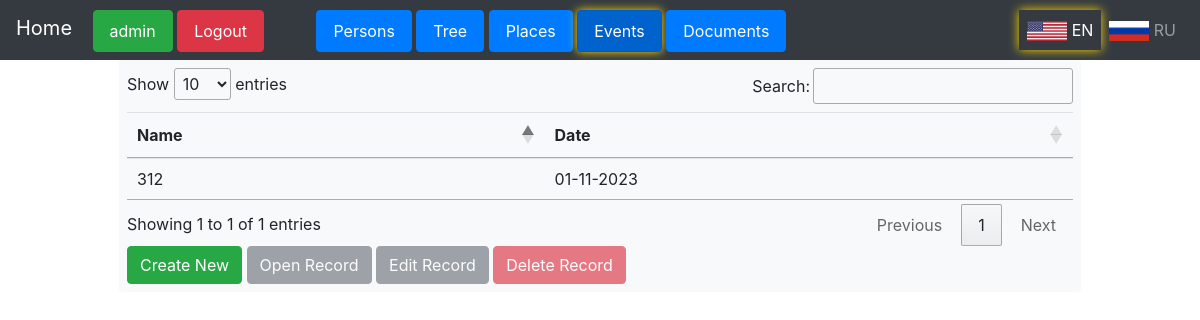
The page /events/user/admin/events (signed in) on the database as committed earlier.
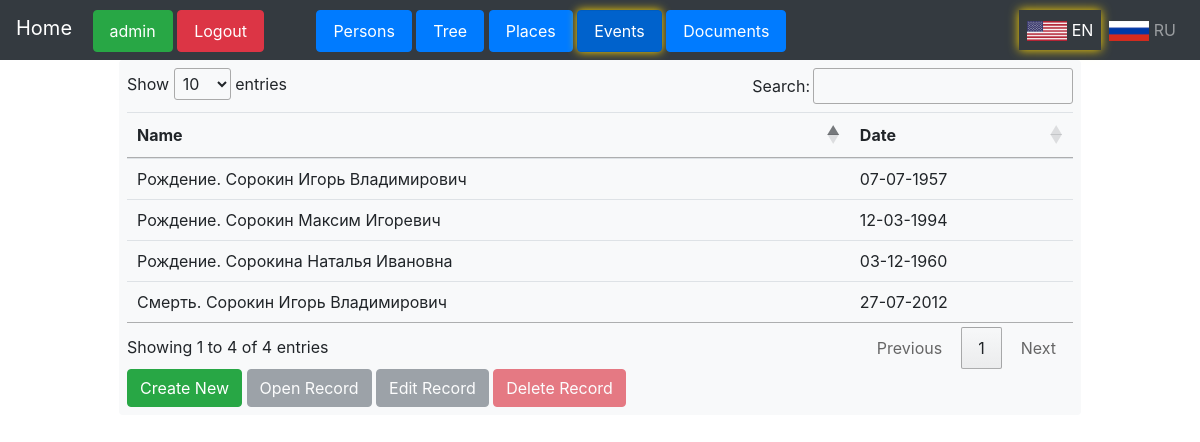
The same page on the database as committed later.
### treeflaskapp/models.py (models this page shows)
class Event(db.Model):
    id = db.Column(db.Integer, primary_key=True)
    user_id = db.Column(db.Integer, db.ForeignKey('user.id'), nullable=False)
    name = db.Column(db.String(100))
    date = db.Column(db.Date)
    place_id = db.Column(db.Integer, db.ForeignKey('place.id'))

### treeflaskapp/blueprint_events.py (the view)
@events.route('/user/<username>/events')
def events_view(username):
    if username == current_user.username:
        events = Event.query.filter_by(user_id=current_user.id).all()
        form = EventForm(user_language=g.user_language)  # create an instance of your form
        return render_template('events.html', events=events, form=form)
    else:
        return "Unauthorized", 403

### treeflaskapp/forms.py
class EventForm(FlaskForm):
    id = HiddenField()
    name = StringField(validators=[DataRequired()])
    date = DateField(format='%Y-%m-%d')
    submit = SubmitField()
    def __init__(self, user_language='en', *args, **kwargs):
        super().__init__(*args, **kwargs)
        self.user_language = user_language
        self.name.label.text = self.translate('Name')
        self.date.label.text = self.translate('Date')
        self.submit.label.text = self.translate('Submit')
    def translate(self, text):
        translations = {
            'en': {'Name': 'Name', 'Date': 'Date', 'Submit': 'Submit', 'This field is required.': 'This field is required.'},
            'ru': {'Name': 'Имя', 'Date': 'Дата', 'Submit': 'Отправить', 'This field is required.': 'Это поле обязательно для заполнения.'}
        }
        return translations.get(self.user_language, {}).get(text, text)

### treeflaskapp/__init__.py (called while the page is built)
@app.before_request
def before_request():
    g.user_language = session.get('user_language')
    if g.user_language not in ['en', 'ru']:
        g.user_language = 'en'  # default to English if no valid language is set in session

### treeflaskapp/routes.py (called while the page is built)
@login_manager.user_loader
def load_user(user_id):
    return User.query.get(int(user_id))

@app.before_request
def before_request():
    g.user_language = session.get('user_language', 'en')

### treeflaskapp/templates/events.html (shortened to what this page needs)
{% extends "user_panel.html" %}
{% block content %}
<div class="container">
    <div class="form-container bg-light p-2 rounded">
        {% if events %}
        <table id="myTable" class="table">
            <thead>
                <tr>
                    <th>{{ form.name.label.text }}</th>
                    <th>{{ form.date.label.text }}</th>
                </tr>
            </thead>
            <tbody>
                {% for event in events %}
                <tr data-id="{{ event.id }}">
                    <td>{{ event.name }}</td>
                    <td>{{ event.date.strftime('%d-%m-%Y') if event.date is not none else '' }}</td>
                </tr>
                {% endfor %}
            </tbody>
        </table>
        <button id="createBtn" class="btn btn-success" onclick="window.location.href='{{ url_for('events.create_event', username=session['username']) }}'">
            {{ 'Create New' if g.user_language == 'en' else 'Создать новую' }}
        </button>
        <button id="openBtn" class="btn btn-secondary" disabled onclick="editEvent()">{% if g.user_language == 'en' %}Open Record{% elif g.user_language == 'ru' %}Открыть запись{% endif %}</button>
        <button id="editBtn" class="btn btn-secondary" disabled onclick="editEvent()">{% if g.user_language == 'en' %}Edit Record{% elif g.user_language == 'ru' %}Редактировать запись{% endif %}</button>
        <button id="deleteBtn" class="btn btn-danger" disabled onclick="deleteEvent()">{% if g.user_language == 'en' %}Delete Record{% elif g.user_language == 'ru' %}Удалить запись{% endif %}</button>
    {% endif %}
    </div>
</div>
<link rel="stylesheet" type="text/css" href="https://cdn.datatables.net/1.10.25/css/jquery.dataTables.min.css">
{% endblock %}

### treeflaskapp/templates/user_panel.html (shortened to what this page needs)
<!DOCTYPE html>
<html>
<head>
    <link rel="stylesheet" href="https://stackpath.bootstrapcdn.com/bootstrap/4.3.1/css/bootstrap.min.css">
</head>
<body>
<nav class="navbar navbar-expand-lg navbar-dark bg-dark d-flex justify-content-between">
  <div>
    <a class="navbar-brand" href="{{ url_for('index') }}">
      {% if g.user_language == 'ru' %}
        Главная
      {% else %}
        Home
      {% endif %}
    </a>
    {% if session['username'] %}
      <a class="btn btn-success nav-link d-inline-block" href="{{ url_for('user_profile', username=session['username']) }}">{{ session['username'] }}</a>
      <a class="btn btn-danger nav-link d-inline-block mr-5" href="{{ url_for('logout') }}">
        {% if g.user_language == 'ru' %}
          Выйти
        {% else %}
          Logout
        {% endif %}
      </a>
      <a class="btn btn-primary nav-link d-inline-block {{ 'active' if request.path == url_for('persons.persons_view', username=session['username']) }}" href="{{ url_for('persons.persons_view', username=session['username']) }}">
        {% if g.user_language == 'ru' %}
          Персоны
        {% else %}
          Persons
        {% endif %}
      </a>
      <a class="btn btn-primary nav-link d-inline-block {{ 'active' if request.path == url_for('persons.persons_tree', username=session['username']) }}" href="{{ url_for('persons.persons_tree', username=session['username']) }}">
          {% if g.user_language == 'ru' %}
            Дерево
          {% else %}
            Tree
          {% endif %}
        </a>
      <a class="btn btn-primary nav-link d-inline-block {{ 'active' if request.path == url_for('places.places_view', username=session['username']) }}" href="{{ url_for('places.places_view', username=session['username']) }}">
        {% if g.user_language == 'ru' %}
          Места
        {% else %}
          Places
        {% endif %}
      </a>
      <a class="btn btn-primary nav-link d-inline-block {{ 'active' if request.path == url_for('events.events_view', username=session['username']) }}" href="{{ url_for('events.events_view', username=session['username']) }}">
        {% if g.user_language == 'ru' %}
          События
        {% else %}
          Events
        {% endif %}
      </a>
      <a class="btn btn-primary nav-link d-inline-block {{ 'active' if request.path == url_for('documents.documents_view', username=session['username']) }}" href="{{ url_for('documents.documents_view', username=session['username']) }}">
        {% if g.user_language == 'ru' %}
          Документы
        {% else %}
          Documents
        {% endif %}
      </a>
    </div>
  {% endif %}
  <div class="navbar-nav ml-auto d-flex flex-row">
    <a class="nav-link {{ 'active' if g.user_language == 'en' }}" href="{{ url_for('set_language', language='en') }}">
      <img src="{{ url_for('static', filename='images/us_flag.png') }}" alt="EN" style="height:20px;">
      EN
    </a>
    <a class="nav-link {{ 'active' if g.user_language == 'ru' }}" href="{{ url_for('set_language', language='ru') }}">
      <img src="{{ url_for('static', filename='images/ru_flag.png') }}" alt="RU" style="height:20px;">
      RU
    </a>
  </div>
</nav>
<div class="container-fluid">
  <div class="row">
    <main role="main" class="col-md-9 ml-sm-auto col-lg-10 px-1 p-0 mx-auto" >
      {% block content %}
      {% endblock %}
    </main>
  </div>
</div>
</body>
</html>

Rows that differ between the two databases and show on the page:
removed Event: name "312", date "01-11-2023"
added Event: name "Рождение. Сорокин Игорь Владимирович", date "07-07-1957"
added Event: name "Смерть. Сорокин Игорь Владимирович", date "27-07-2012"
added Event: name "Рождение. Сорокина Наталья Ивановна", date "03-12-1960"
added Event: name "Рождение. Сорокин Максим Игоревич", date "12-03-1994"
Other text that changed with them:
text written by a page script: "Show entries Search: Showing 1 to 1 of 1 entries Previous 1 Next" → "Show entries Search: Showing 1 to 4 of 4 entries Previous 1 Next"
